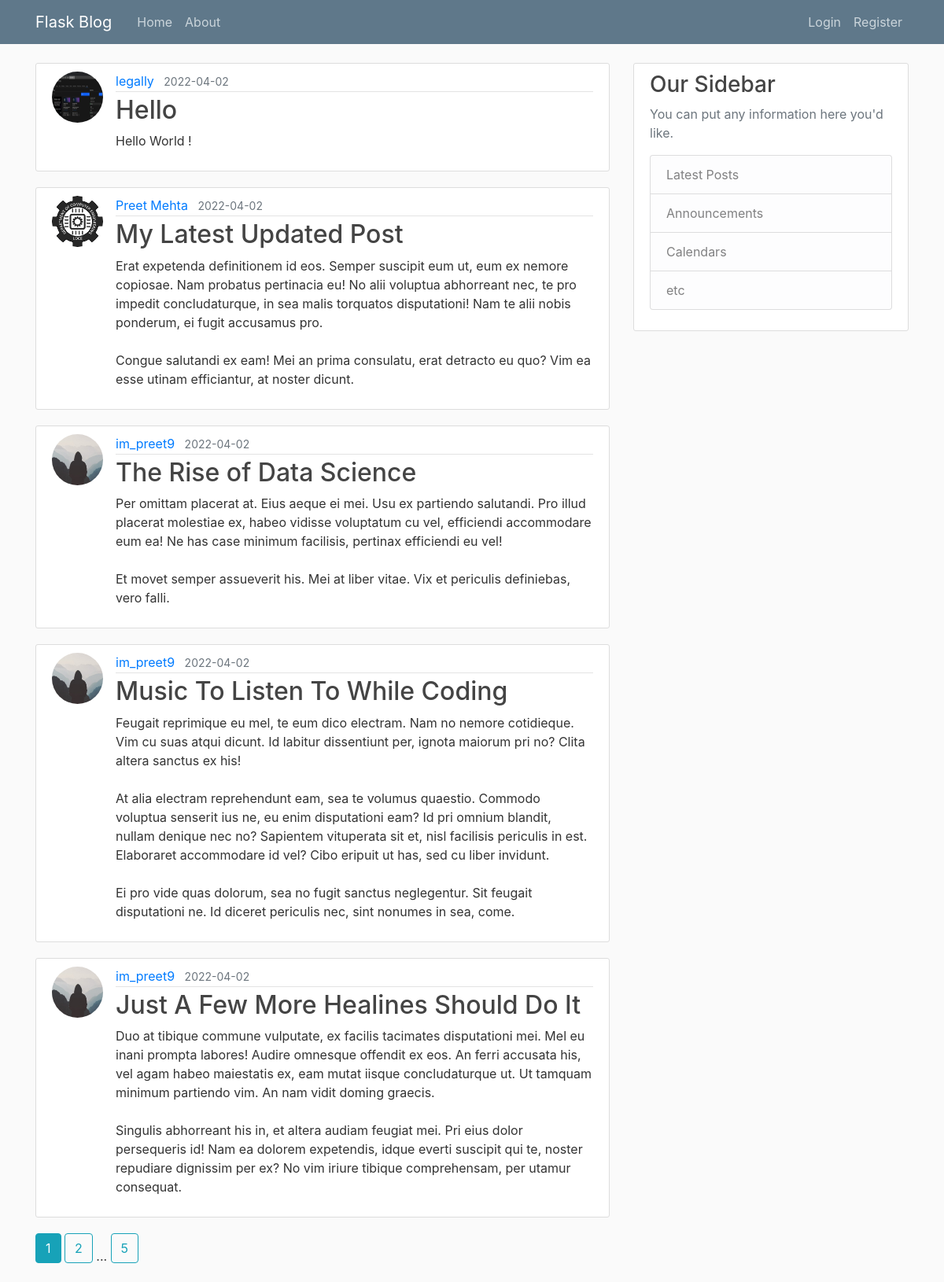
The page /home on the database its author committed.
### flaskblog/models.py (models this page shows, shortened)
class Post(db.Model):
    id = db.Column(db.Integer, primary_key=True)
    title = db.Column(db.String(100), nullable=False)
    date = db.Column(db.DateTime, nullable=False, default=datetime.utcnow)
    content = db.Column(db.Text, nullable=False)
    user_id = db.Column(db.Integer, db.ForeignKey("user.id"), nullable=False)

class User(db.Model, UserMixin):
    id = db.Column(db.Integer, primary_key=True)
    username = db.Column(db.String(20), unique=True, nullable=False)
    email = db.Column(db.String(120), unique=True, nullable=False)
    img_file = db.Column(db.String(20), nullable=False, default="default.jpeg")
    password = db.Column(db.String(60), nullable=False)
    posts = db.relationship("Post", backref="author", lazy=True)

### flaskblog/main/routes.py (the view)
@main.route("/")
@main.route("/home")
def home():
    page = request.args.get("page", 1, type=int)
    posts = Post.query.order_by(Post.date.desc()).paginate(page=page, per_page=5)
    return render_template("home.html", posts=posts)

### flaskblog/templates/home.html
{% extends "layout.html" %}
{% block content %}
    {% for post in posts.items %}
        <article class="media content-section">
            <img
                    src="{{ url_for('static', filename='profile_pics/' + post.author.img_file) }}"
                    alt="profile picture"
                    class="rounded-circle article-img"
            />
            <div class="media-body">
                <div class="article-metadata">
                    <a class="mr-2"
                       href="{{ url_for("users.user_posts", username=post.author.username) }}">{{ post.author.username }}</a>
                    <small class="text-muted">{{ post.date.strftime("%Y-%m-%d") }}</small>
                </div>
                <h2>
                    <a class="article-title" href="{{ url_for('posts.post', post_id=post.id) }}"
                    >{{ post.title }}</a
                    >
                </h2>
                <p class="article-content">{{ post.content }}</p>
            </div>
        </article>
    {% endfor %}
    {% for page_num in posts.iter_pages(left_edge=1, right_edge=1, left_current=1, right_current=2) %}
        {% if page_num %}
            {% if posts.page == page_num %}
                <a class="btn btn-info mb-4" href="{{ url_for('main.home', page=page_num) }}">{{ page_num }}</a>
            {% else %}
                <a class="btn btn-outline-info mb-4" href="{{ url_for('main.home', page=page_num) }}">{{ page_num }}</a>
            {% endif %}
        {% else %}
            ...
        {% endif %}
    {% endfor %}
{% endblock content %}

### flaskblog/static/main.css (style rules this page uses)
body { background: #fafafa; color: #333333; margin-top: 5rem; }
h1, h2, h3, h4, h5, h6 { color: #444444; }
.content-section { background: #ffffff; padding: 10px 20px; border: 1px solid #dddddd; border-radius: 3px; margin-bottom: 20px; }
.article-title { color: #444444; }
.article-content { white-space: pre-line; }
.article-img { height: 65px; width: 65px; margin-right: 16px; }
.article-metadata { padding-bottom: 1px; margin-bottom: 4px; border-bottom: 1px solid #e3e3e3; }

### rows shown on the page
Post: img_file (picture), author.username "legally", date "2022-04-02", title "Hello", content "Hello World !"
Post: img_file (picture), author.username "Preet Mehta", date "2022-04-02", title "My Latest Updated Post", content "Erat expetenda definitionem id eos. Semper suscipit eum ut, eum ex nemore copiosae. Nam probatus pertinacia eu! No alii voluptua abhorreant nec, te pro impedit concludaturque, in sea malis torquatos disputationi! Nam te alii nobis ponderum, ei fugit accusamus pro. Congue salutandi ex eam! Mei an prima consulatu, erat detracto eu quo? Vim ea esse utinam efficiantur, at noster dicunt."
Post: img_file (placeholder picture), author.username "im_preet9", date "2022-04-02", title "The Rise of Data Science", content "Per omittam placerat at. Eius aeque ei mei. Usu ex partiendo salutandi. Pro illud placerat molestiae ex, habeo vidisse voluptatum cu vel, efficiendi accommodare eum ea! Ne has case minimum facilisis, pertinax efficiendi eu vel! Et movet semper assueverit his. Mei at liber vitae. Vix et periculis definiebas, vero falli."
Post: img_file (placeholder picture), author.username "im_preet9", date "2022-04-02", title "Music To Listen To While Coding", content "Feugait reprimique eu mel, te eum dico electram. Nam no nemore cotidieque. Vim cu suas atqui dicunt. Id labitur dissentiunt per, ignota maiorum pri no? Clita altera sanctus ex his! At alia electram reprehendunt eam, sea te volumus quaestio. Commodo voluptua senserit ius ne, eu enim disputationi eam? Id pri omnium blandit, nullam denique nec no? Sapientem vituperata sit et, nisl facilisis periculis in est. Elaboraret accommodare id vel? Cibo eripuit ut has, sed cu liber invidunt. Ei pro vide quas dolorum, sea no fugit sanctus neglegentur. Sit feugait disputationi ne. Id diceret periculis nec, sint nonumes in sea, come."
Post: img_file (placeholder picture), author.username "im_preet9", date "2022-04-02", title "Just A Few More Healines Should Do It", content "Duo at tibique commune vulputate, ex facilis tacimates disputationi mei. Mel eu inani prompta labores! Audire omnesque offendit ex eos. An ferri accusata his, vel agam habeo maiestatis ex, eam mutat iisque concludaturque ut. Ut tamquam minimum partiendo vim. An nam vidit doming graecis. Singulis abhorreant his in, et altera audiam feugiat mei. Pri eius dolor persequeris id! Nam ea dolorem expetendis, idque everti suscipit qui te, noster repudiare dignissim per ex? No vim iriure tibique comprehensam, per utamur consequat."

### other values the page prints
{{ page_num }} "1"
{{ page_num }} "2" "5"
